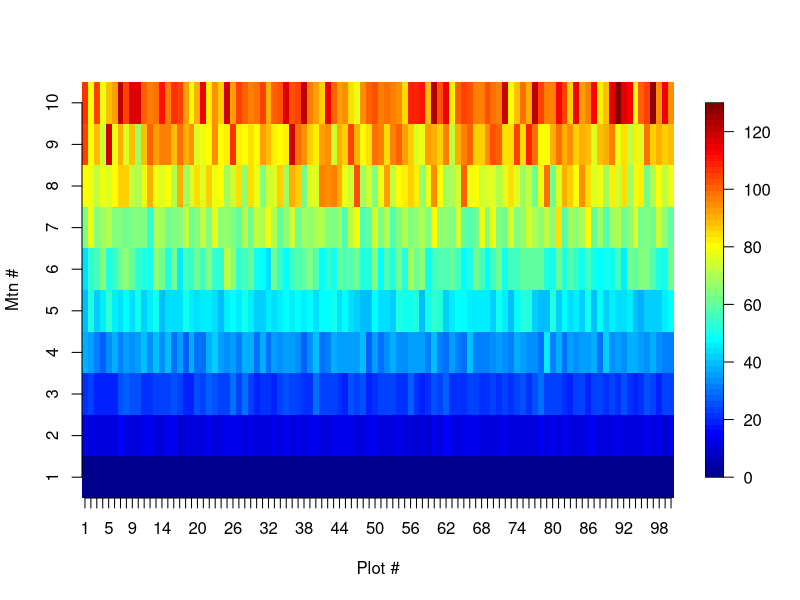
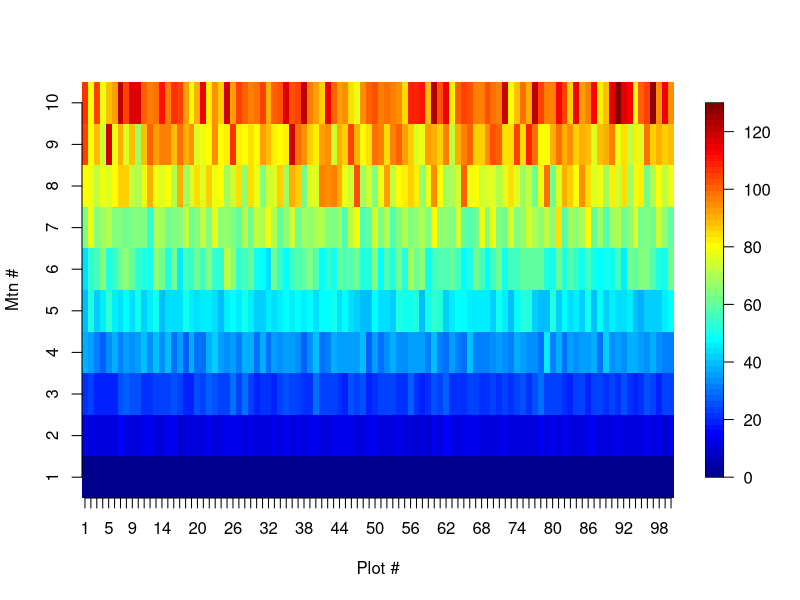
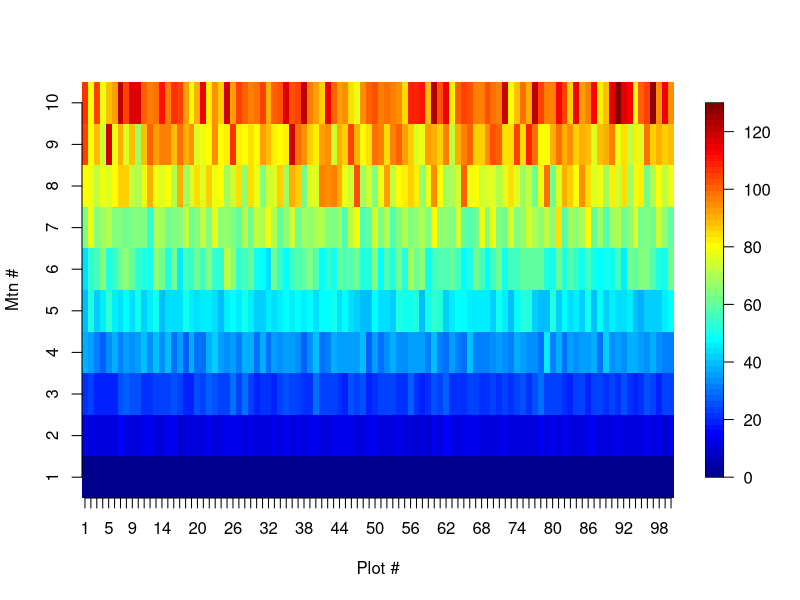
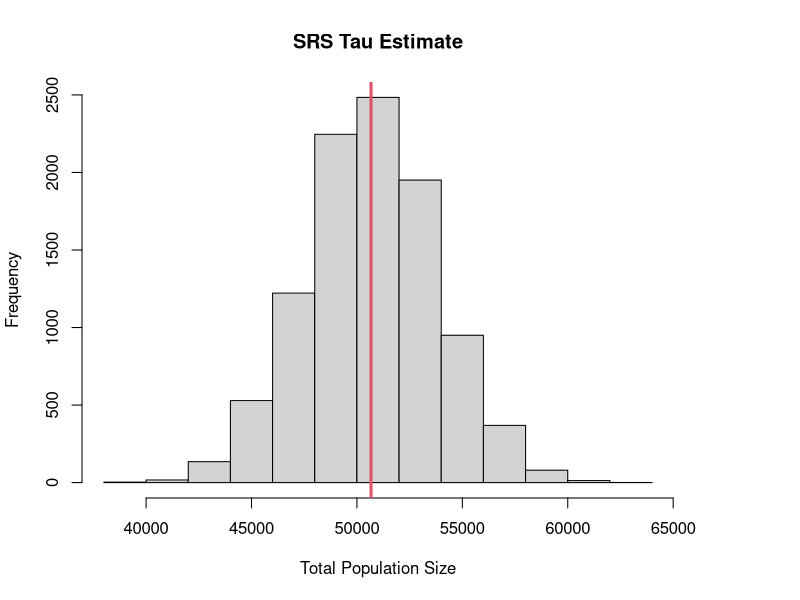
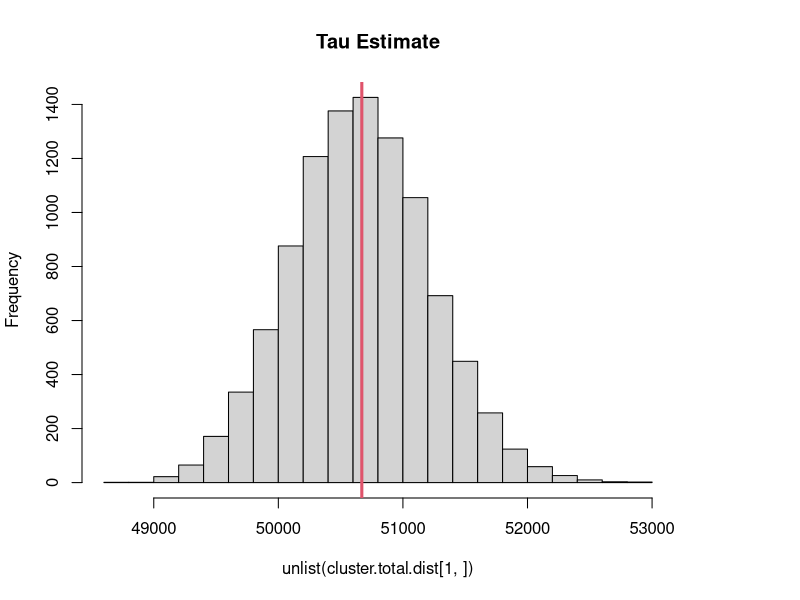
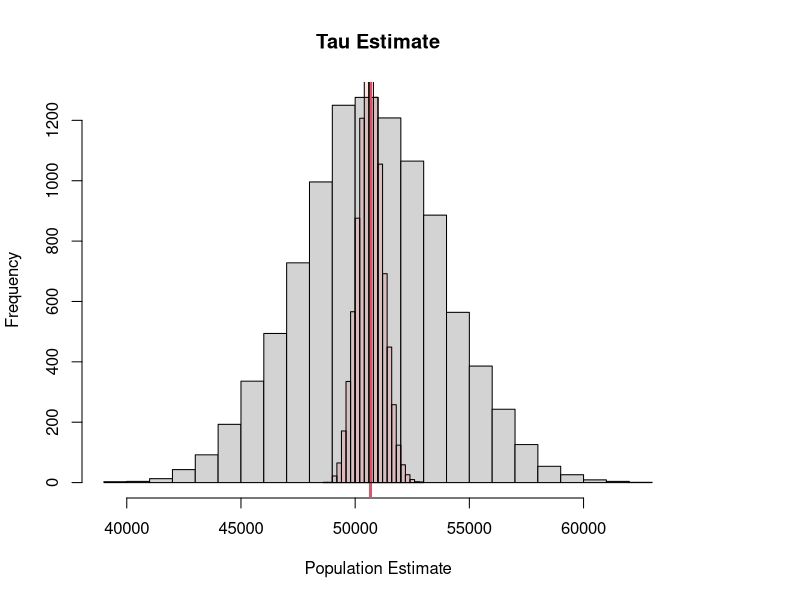
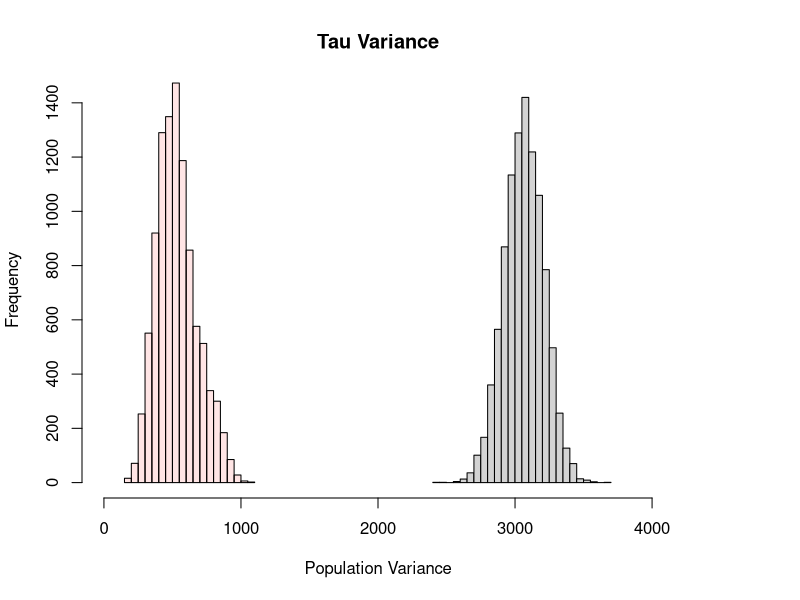

The R source for these figures, in order:
## ---- chunk 1
library(tidyverse)
library(kableExtra)
library(magrittr)
library(knitr)
#knitr::purl(input="../FW552/Cluster.qmd",output="../FW552/Proportions.r")
## ---- chunk 2
ponds = data.frame(matrix(nrow=6,ncol=2))
colnames(ponds)=c("Pond","egg.mass")

ponds$Pond=LETTERS[1:6]
ponds$egg.mass = c(2,6,8,10,10,12)
ponds$cluster = c(1,2,1,2,3,3)
ponds %>% 
  kable(table.attr = 'data-quarto-disable-processing="true"') %>% 
  kableExtra::kable_styling(bootstrap_options = c("striped"), full_width = FALSE,font_size = 30)

## ---- chunk 3
cluster.df=NULL
cluster.df$clusterA= c(1,2,3)
cluster.df$member1 = c(2,6,10)
cluster.df$member2 = c(8,10,12)
cluster.df$mean = c(5,8,11)
cluster.df$dev2 = c(9,0,9)
cluster.df=data.frame(cluster.df)
cluster.df %>% 
  kable(table.attr = 'data-quarto-disable-processing="true"') %>% 
  kableExtra::kable_styling(bootstrap_options = c("striped"), full_width = FALSE,font_size = 30)
## ---- chunk 4
cluster.df=NULL
cluster.df$clusterA= c(1,2,3)
cluster.df$member1 = c(2,6,10)
cluster.df$member2 = c(8,10,12)
cluster.df$mean = c(5,8,11)
cluster.df$dev2 = c(9,0,9)
cluster.df=data.frame(cluster.df)
cluster.df %>% 
  kable(table.attr = 'data-quarto-disable-processing="true"') %>% 
  kableExtra::kable_styling(bootstrap_options = c("striped"), full_width = FALSE,font_size = 30)
## ---- chunk 5
ponds = data.frame(matrix(nrow=6,ncol=2))
colnames(ponds)=c("Pond","egg.mass")

ponds$Pond=LETTERS[1:6]
ponds$egg.mass = c(2,6,8,10,10,12)
ponds$clusterB = c(1,1,2,2,3,3)
ponds %>% 
  kable(table.attr = 'data-quarto-disable-processing="true"') %>% 
  kableExtra::kable_styling(bootstrap_options = c("striped"), full_width = FALSE,font_size = 30)

## ---- chunk 6
cluster.df=NULL
cluster.df$clusterB= c(1,2,3)
cluster.df$member1 = c(2,8,10)
cluster.df$member2 = c(6,10,12)
cluster.df$mean = c(4,9,11)
cluster.df$dev2 = c(16,1,9)
cluster.df=data.frame(cluster.df)
cluster.df %>% 
  kable(table.attr = 'data-quarto-disable-processing="true"') %>% 
  kableExtra::kable_styling(bootstrap_options = c("striped"), full_width = FALSE,font_size = 30)
## ---- chunk 7
cluster.df=NULL
cluster.df$clusterB= c(1,2,3)
cluster.df$member1 = c(2,8,10)
cluster.df$member2 = c(6,10,12)
cluster.df$mean = c(4,9,11)
cluster.df$dev2 = c(16,1,9)
cluster.df=data.frame(cluster.df)
cluster.df %>% 
  kable(table.attr = 'data-quarto-disable-processing="true"') %>% 
  kableExtra::kable_styling(bootstrap_options = c("striped"), full_width = FALSE,font_size = 30)
## ---- chunk 8
ponds = data.frame(matrix(nrow=6,ncol=2))
colnames(ponds)=c("Pond","egg.mass")

ponds$Pond=LETTERS[1:6]
ponds$egg.mass = c(2,6,8,10,10,12)
ponds$clusterC = c(1,2,3,3,2,1)
ponds %>% 
  kable(table.attr = 'data-quarto-disable-processing="true"') %>% 
  kableExtra::kable_styling(bootstrap_options = c("striped"), full_width = FALSE,font_size = 30)

## ---- chunk 9
cluster.df=NULL
cluster.df$clusterC= c(1,2,3)
cluster.df$member1 = c(2,6,8)
cluster.df$member2 = c(12,10,10)
cluster.df$mean = c(7,8,9)
cluster.df$dev2 = c(1,0,1)
cluster.df=data.frame(cluster.df)
cluster.df %>% 
  kable(table.attr = 'data-quarto-disable-processing="true"') %>% 
  kableExtra::kable_styling(bootstrap_options = c("striped"), full_width = FALSE,font_size = 30)
## ---- chunk 10
cluster.df=NULL
cluster.df$clusterC= c(1,2,3)
cluster.df$member1 = c(2,6,8)
cluster.df$member2 = c(12,10,10)
cluster.df$mean = c(7,8,9)
cluster.df$dev2 = c(1,0,1)
cluster.df=data.frame(cluster.df)
cluster.df %>% 
  kable(table.attr = 'data-quarto-disable-processing="true"') %>% 
  kableExtra::kable_styling(bootstrap_options = c("striped"), full_width = FALSE,font_size = 30)
## ---- chunk 11
ponds = data.frame(matrix(nrow=6,ncol=2))
colnames(ponds)=c("Pond","egg.mass")

ponds$Pond=LETTERS[1:6]
ponds$egg.mass = c(2,6,8,10,10,12)
ponds$clusterD = c(1,1,1,2,2,3)
ponds %>% 
  kable(table.attr = 'data-quarto-disable-processing="true"') %>% 
  kableExtra::kable_styling(bootstrap_options = c("striped"), full_width = FALSE,font_size = 30)

## ---- chunk 12
cluster.df=NULL
cluster.df$clusterD= c(1,2,3)
cluster.df$member1 = c(2,10,12)
cluster.df$member2 = c(6,10,NA)
cluster.df$member3 = c(8,NA,NA)
cluster.df$mean = c(5.33,10,12)

cluster.df=data.frame(cluster.df)
cluster.df %>% 
  kable(table.attr = 'data-quarto-disable-processing="true"') %>% 
  kableExtra::kable_styling(bootstrap_options = c("striped"), full_width = FALSE,font_size = 30)
## ---- chunk 13
cluster.df=NULL
cluster.df$clusterD= c(1,2,3)
cluster.df$mean = c(5.33,10,12)
cluster.df$clusterSize = c(3,2,1)
cluster.df$SizeXMean = c(16,20,12)
cluster.df$divide.avg.cluster.size = c(8,10,6)
cluster.df$dev2 = c(0,4,4)

cluster.df=data.frame(cluster.df)
cluster.df %>% 
  kable(table.attr = 'data-quarto-disable-processing="true"') %>% 
  kableExtra::kable_styling(bootstrap_options = c("striped"), full_width = FALSE,font_size = 30)
## ---- chunk 14
# Simulate a true population
  N.plots= 100 # talus slope plots
  N.mtns= 10 # mtns

# Create matrix of counts
  pop = matrix(NA, N.plots, N.mtns)

# Consider each mtn has a different mean abundance
# This forces the mtns to vary in pika abundance
  mu = seq(1,100,length.out = N.mtns)

# Loop over each mountain and draw N.plots random values from that specific mean
# log transform the mean and the exponentiate then round to make them counts 
# and to ensure values are never negative
for(j in 1:N.mtns){
  set.seed(143453543+j)
  pop[,j] = round(
                  exp(
                      rnorm(N.plots,
                            log(mu[j]),
                            0.1
                            )
                      ),
                  digits=0
                  )
}
## ---- chunk 15
fields::image.plot(matrix((data=pop), ncol=10, nrow=100),
                   axes=F, xlab="Plot #",
                   ylab="Mtn #")
axis(2, at=seq(0,1,length.out=10),lab=1:10)
axis(1, at=seq(0,1,length.out=100),lab=1:100)

## ---- chunk 16
fields::image.plot(matrix((data=pop), ncol=10, nrow=100),
                   axes=F, xlab="Plot #",
                   ylab="Mtn #")
axis(2, at=seq(0,1,length.out=10),lab=1:10)
axis(1, at=seq(0,1,length.out=100),lab=1:100)

## ---- chunk 17
fields::image.plot(matrix((data=pop), ncol=10, nrow=100),
                   axes=F, xlab="Plot #",
                   ylab="Mtn #")
axis(2, at=seq(0,1,length.out=10),lab=1:10)
axis(1, at=seq(0,1,length.out=100),lab=1:100)

## ---- chunk 18
# Get true population parameters
  mu = mean(pop)
  tau = sum(pop)
## ---- chunk 19
# SRS
  # Total number of secondary sample units for SRS
    N = N.plots*N.mtns
  # Sample size of secondary units for SRS  
    n=100

# Clusters
   # Number of primary units (plot across mtns)
    N.primary = 100

  # Plots per cluster (mtn); seconary unit
    N.secondary = 10
## ---- chunk 20
#Number of simulated studies / replicate samples  
n.sim= 10000
  
# Create SRS function  
srs.fun = function(pop){
  
  # Get a sample of indices
  index=sample(1:(N.plots*N.mtns),size=n)
  
  # Use those indices to get our population counts in each sample unit
  y = c(pop)[index]
  
  #Total estimate
  tau.est=mean(y)*N
  
  #Standard deviation of total 
  tau.sd=sqrt(N*(N-n)*(var(y)/n))

  list(tau.est=tau.est,
       tau.sd=tau.sd)
}

# replicate!
srs.total.dist=replicate(n.sim, srs.fun(pop))

## ---- chunk 21
hist(unlist(srs.total.dist[1,]),
     main="SRS Tau Estimate",xlab="Total Population Size")
abline(v=tau,col=2,lwd=3)
## ---- chunk 22
cluster.fun = function(pop){
  #Get index of plots (clusters) to sample across mtn rnages and sample all within that cluster
  index=sample(1:N.primary, size = 10)
  
  y = pop[index,] # this is 10x10 (total of 100 sample units)
  y.sum = apply(y,1,sum)
  
  tau.est = N.primary*mean(y.sum)

  #Standard deviation of total 
  var.primary= var(y.sum)
  tau.sd = sqrt(N.primary*(N.primary-N.secondary)*(var.primary/N.secondary))
  
  list(tau.est=tau.est,
       tau.sd=tau.sd)
    
}

# Replicate!!!!
  cluster.total.dist=replicate(n.sim, cluster.fun(pop))
## ---- chunk 23
  hist(unlist(cluster.total.dist[1,]),breaks=20,
         main="Tau Estimate")
  abline(v=tau,col=2,lwd=3)
## ---- chunk 24
  hist(unlist(srs.total.dist[1,]),breaks=20,
         main="Tau Estimate",xlab="Population Estimate")
  abline(v=tau,col=2,lwd=3)
  # Add plot of Cluster
  hist(unlist(cluster.total.dist[1,]),
       col=grDevices::adjustcolor("red",alpha.f=0.1),
       breaks=20,
       add=TRUE)
## ---- chunk 25
  hist(unlist(srs.total.dist[2,]),breaks=20,
         main="Tau Variance",xlim=c(0,4000),xlab="Population Variance")
  abline(v=tau,col=2,lwd=3)
  # Add plot of Cluster
  hist(unlist(cluster.total.dist[2,]),
       col=grDevices::adjustcolor("red",alpha.f=0.1),
       breaks=20,
       add=TRUE)

## ---- chunk 26
var(c(pop))
## ---- chunk 27
var(apply(pop,1,sum))
